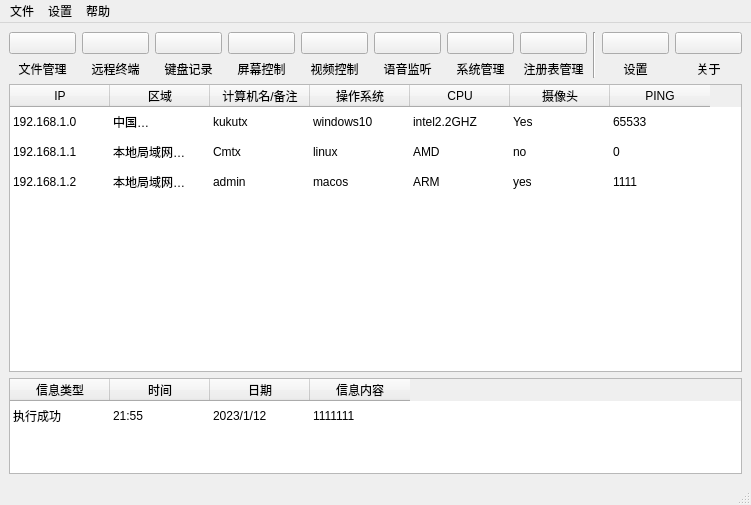
<?xml version="1.0" encoding="UTF-8"?>
<ui version="4.0">
 <class>MainWindow</class>
 <widget class="QMainWindow" name="MainWindow">
  <property name="geometry">
   <rect>
    <x>0</x>
    <y>0</y>
    <width>751</width>
    <height>505</height>
   </rect>
  </property>
  <property name="windowTitle">
   <string>MainWindow</string>
  </property>
  <widget class="QWidget" name="centralWidget">
   <property name="maximumSize">
    <size>
     <width>16777215</width>
     <height>16777215</height>
    </size>
   </property>
   <layout class="QGridLayout" name="gridLayout">
    <item row="0" column="0">
     <layout class="QVBoxLayout" name="totalLayout" stretch="0,3,1">
      <item>
       <layout class="QHBoxLayout" name="toolBarLayout">
        <item>
         <layout class="QVBoxLayout" name="fileManagerLayout" stretch="0,0">
          <item>
           <widget class="ControlToolBar" name="btn_FileManager">
            <property name="text">
             <string/>
            </property>
           </widget>
          </item>
          <item>
           <widget class="QLabel" name="fileManager_label">
            <property name="maximumSize">
             <size>
              <width>16777215</width>
              <height>20</height>
             </size>
            </property>
            <property name="layoutDirection">
             <enum>Qt::LeftToRight</enum>
            </property>
            <property name="text">
             <string>文件管理</string>
            </property>
            <property name="alignment">
             <set>Qt::AlignCenter</set>
            </property>
           </widget>
          </item>
         </layout>
        </item>
        <item>
         <layout class="QVBoxLayout" name="remoteTerminalLayout">
          <item>
           <widget class="ControlToolBar" name="btn_RemoteTerminal">
            <property name="text">
             <string/>
            </property>
           </widget>
          </item>
          <item>
           <widget class="QLabel" name="remoteTerminal_label">
            <property name="maximumSize">
             <size>
              <width>16777215</width>
              <height>20</height>
             </size>
            </property>
            <property name="text">
             <string>远程终端</string>
            </property>
            <property name="alignment">
             <set>Qt::AlignCenter</set>
            </property>
           </widget>
          </item>
         </layout>
        </item>
        <item>
         <layout class="QVBoxLayout" name="keyLoggerLayout">
          <item>
           <widget class="ControlToolBar" name="btn_KeyLogger">
            <property name="text">
             <string/>
            </property>
           </widget>
          </item>
          <item>
           <widget class="QLabel" name="keyLogger_label">
            <property name="maximumSize">
             <size>
              <width>16777215</width>
              <height>20</height>
             </size>
            </property>
            <property name="text">
             <string>键盘记录</string>
            </property>
            <property name="alignment">
             <set>Qt::AlignCenter</set>
            </property>
           </widget>
          </item>
         </layout>
        </item>
        <item>
         <layout class="QVBoxLayout" name="screenControlLayout" stretch="0,0">
          <property name="sizeConstraint">
           <enum>QLayout::SetDefaultConstraint</enum>
          </property>
          <property name="rightMargin">
           <number>0</number>
          </property>
          <item>
           <widget class="ControlToolBar" name="btn_ScreenControl">
            <property name="text">
             <string/>
            </property>
           </widget>
          </item>
          <item>
           <widget class="QLabel" name="screenControl_label">
            <property name="maximumSize">
             <size>
              <width>16777215</width>
              <height>20</height>
             </size>
            </property>
            <property name="text">
             <string>屏幕控制</string>
            </property>
            <property name="alignment">
             <set>Qt::AlignCenter</set>
            </property>
           </widget>
          </item>
         </layout>
        </item>
        <item>
         <layout class="QVBoxLayout" name="videoControlLayout">
          <item>
           <widget class="ControlToolBar" name="btn_VideoControl">
            <property name="text">
             <string/>
            </property>
           </widget>
          </item>
          <item>
           <widget class="QLabel" name="videoControl_label">
            <property name="maximumSize">
             <size>
              <width>16777215</width>
              <height>20</height>
             </size>
            </property>
            <property name="text">
             <string>视频控制</string>
            </property>
            <property name="alignment">
             <set>Qt::AlignCenter</set>
            </property>
           </widget>
          </item>
         </layout>
        </item>
        <item>
         <layout class="QVBoxLayout" name="voiceMonitorLayout">
          <item>
           <widget class="ControlToolBar" name="btn_VoiceMonitor">
            <property name="text">
             <string/>
            </property>
           </widget>
          </item>
          <item>
           <widget class="QLabel" name="voiceManager_label">
            <property name="maximumSize">
             <size>
              <width>16777215</width>
              <height>20</height>
             </size>
            </property>
            <property name="text">
             <string>语音监听</string>
            </property>
            <property name="alignment">
             <set>Qt::AlignCenter</set>
            </property>
           </widget>
          </item>
         </layout>
        </item>
        <item>
         <layout class="QVBoxLayout" name="sysManagerLayout">
          <item>
           <widget class="ControlToolBar" name="btn_SysManager">
            <property name="text">
             <string/>
            </property>
           </widget>
          </item>
          <item>
           <widget class="QLabel" name="sysManager_label">
            <property name="maximumSize">
             <size>
              <width>16777215</width>
              <height>20</height>
             </size>
            </property>
            <property name="text">
             <string>系统管理</string>
            </property>
            <property name="alignment">
             <set>Qt::AlignCenter</set>
            </property>
           </widget>
          </item>
         </layout>
        </item>
        <item>
         <layout class="QVBoxLayout" name="registryManagerLayout">
          <item>
           <widget class="ControlToolBar" name="btn_RegistryManeger">
            <property name="text">
             <string/>
            </property>
           </widget>
          </item>
          <item>
           <widget class="QLabel" name="registryManager_label">
            <property name="maximumSize">
             <size>
              <width>16777215</width>
              <height>20</height>
             </size>
            </property>
            <property name="text">
             <string>注册表管理</string>
            </property>
            <property name="alignment">
             <set>Qt::AlignCenter</set>
            </property>
           </widget>
          </item>
         </layout>
        </item>
        <item>
         <widget class="Line" name="line">
          <property name="orientation">
           <enum>Qt::Vertical</enum>
          </property>
         </widget>
        </item>
        <item>
         <layout class="QVBoxLayout" name="settingLayout">
          <item>
           <widget class="ControlToolBar" name="btn_Setting">
            <property name="text">
             <string/>
            </property>
           </widget>
          </item>
          <item>
           <widget class="QLabel" name="setting_label">
            <property name="maximumSize">
             <size>
              <width>16777215</width>
              <height>20</height>
             </size>
            </property>
            <property name="text">
             <string>设置</string>
            </property>
            <property name="alignment">
             <set>Qt::AlignCenter</set>
            </property>
           </widget>
          </item>
         </layout>
        </item>
        <item>
         <layout class="QVBoxLayout" name="aboutLayout">
          <item>
           <widget class="ControlToolBar" name="btn_About">
            <property name="text">
             <string/>
            </property>
           </widget>
          </item>
          <item>
           <widget class="QLabel" name="about_label">
            <property name="maximumSize">
             <size>
              <width>16777215</width>
              <height>20</height>
             </size>
            </property>
            <property name="text">
             <string>关于</string>
            </property>
            <property name="alignment">
             <set>Qt::AlignCenter</set>
            </property>
           </widget>
          </item>
         </layout>
        </item>
       </layout>
      </item>
      <item>
       <widget class="ControlTableWidget" name="ControlPanel">
        <property name="maximumSize">
         <size>
          <width>16777215</width>
          <height>16777215</height>
         </size>
        </property>
        <property name="styleSheet">
         <string notr="true"/>
        </property>
        <property name="showGrid">
         <bool>false</bool>
        </property>
        <property name="sortingEnabled">
         <bool>true</bool>
        </property>
        <attribute name="verticalHeaderVisible">
         <bool>false</bool>
        </attribute>
        <row>
         <property name="text">
          <string>1</string>
         </property>
        </row>
        <row>
         <property name="text">
          <string>2</string>
         </property>
        </row>
        <row>
         <property name="text">
          <string>3</string>
         </property>
        </row>
        <column>
         <property name="text">
          <string>IP</string>
         </property>
        </column>
        <column>
         <property name="text">
          <string>区域</string>
         </property>
        </column>
        <column>
         <property name="text">
          <string>计算机名/备注</string>
         </property>
        </column>
        <column>
         <property name="text">
          <string>操作系统</string>
         </property>
        </column>
        <column>
         <property name="text">
          <string>CPU</string>
         </property>
        </column>
        <column>
         <property name="text">
          <string>摄像头</string>
         </property>
        </column>
        <column>
         <property name="text">
          <string>PING</string>
         </property>
        </column>
        <item row="0" column="0">
         <property name="text">
          <string>192.168.1.0</string>
         </property>
        </item>
        <item row="0" column="1">
         <property name="text">
          <string>中国2423443424443424</string>
         </property>
        </item>
        <item row="0" column="2">
         <property name="text">
          <string>kukutx</string>
         </property>
        </item>
        <item row="0" column="3">
         <property name="text">
          <string>windows10</string>
         </property>
        </item>
        <item row="0" column="4">
         <property name="text">
          <string>intel2.2GHZ</string>
         </property>
        </item>
        <item row="0" column="5">
         <property name="text">
          <string>Yes</string>
         </property>
        </item>
        <item row="0" column="6">
         <property name="text">
          <string>65533</string>
         </property>
        </item>
        <item row="1" column="0">
         <property name="text">
          <string>192.168.1.1</string>
         </property>
        </item>
        <item row="1" column="1">
         <property name="text">
          <string>本地局域网787878777878787878787878777</string>
         </property>
        </item>
        <item row="1" column="2">
         <property name="text">
          <string>Cmtx</string>
         </property>
        </item>
        <item row="1" column="3">
         <property name="text">
          <string>linux</string>
         </property>
        </item>
        <item row="1" column="4">
         <property name="text">
          <string>AMD</string>
         </property>
        </item>
        <item row="1" column="5">
         <property name="text">
          <string>no</string>
         </property>
        </item>
        <item row="1" column="6">
         <property name="text">
          <string>0</string>
         </property>
        </item>
        <item row="2" column="0">
         <property name="text">
          <string>192.168.1.2</string>
         </property>
        </item>
        <item row="2" column="1">
         <property name="text">
          <string>本地局域网787878777878787878787878777</string>
         </property>
        </item>
        <item row="2" column="2">
         <property name="text">
          <string>admin</string>
         </property>
        </item>
        <item row="2" column="3">
         <property name="text">
          <string>macos</string>
         </property>
        </item>
        <item row="2" column="4">
         <property name="text">
          <string>ARM</string>
         </property>
        </item>
        <item row="2" column="5">
         <property name="text">
          <string>yes</string>
         </property>
        </item>
        <item row="2" column="6">
         <property name="text">
          <string>1111</string>
         </property>
        </item>
       </widget>
      </item>
      <item>
       <widget class="ControlTableWidget" name="LogMessagePanel">
        <property name="sizePolicy">
         <sizepolicy hsizetype="Expanding" vsizetype="Expanding">
          <horstretch>0</horstretch>
          <verstretch>0</verstretch>
         </sizepolicy>
        </property>
        <property name="minimumSize">
         <size>
          <width>0</width>
          <height>90</height>
         </size>
        </property>
        <property name="maximumSize">
         <size>
          <width>16777215</width>
          <height>999999</height>
         </size>
        </property>
        <property name="styleSheet">
         <string notr="true"/>
        </property>
        <property name="showGrid">
         <bool>false</bool>
        </property>
        <property name="sortingEnabled">
         <bool>true</bool>
        </property>
        <attribute name="verticalHeaderVisible">
         <bool>false</bool>
        </attribute>
        <row>
         <property name="text">
          <string>1</string>
         </property>
        </row>
        <column>
         <property name="text">
          <string>信息类型</string>
         </property>
        </column>
        <column>
         <property name="text">
          <string>时间</string>
         </property>
        </column>
        <column>
         <property name="text">
          <string>日期</string>
         </property>
        </column>
        <column>
         <property name="text">
          <string>信息内容</string>
         </property>
        </column>
        <item row="0" column="0">
         <property name="text">
          <string>执行成功</string>
         </property>
        </item>
        <item row="0" column="1">
         <property name="text">
          <string>21:55</string>
         </property>
        </item>
        <item row="0" column="2">
         <property name="text">
          <string>2023/1/12</string>
         </property>
        </item>
        <item row="0" column="3">
         <property name="text">
          <string>1111111</string>
         </property>
        </item>
       </widget>
      </item>
     </layout>
    </item>
   </layout>
  </widget>
  <widget class="QMenuBar" name="menubar">
   <property name="geometry">
    <rect>
     <x>0</x>
     <y>0</y>
     <width>751</width>
     <height>22</height>
    </rect>
   </property>
   <widget class="QMenu" name="settingMenu">
    <property name="title">
     <string>设置</string>
    </property>
    <addaction name="actionSetArg"/>
    <addaction name="actionCrtSrv"/>
   </widget>
   <widget class="QMenu" name="fileMenu">
    <property name="title">
     <string>文件</string>
    </property>
    <addaction name="actionEsc"/>
   </widget>
   <widget class="QMenu" name="aboutMenu">
    <property name="title">
     <string>帮助</string>
    </property>
    <addaction name="actionAbout"/>
   </widget>
   <addaction name="fileMenu"/>
   <addaction name="settingMenu"/>
   <addaction name="aboutMenu"/>
  </widget>
  <widget class="QStatusBar" name="statusbar"/>
  <action name="actionEsc">
   <property name="text">
    <string>退出</string>
   </property>
  </action>
  <action name="actionAbout">
   <property name="text">
    <string>关于</string>
   </property>
  </action>
  <action name="actionSetArg">
   <property name="text">
    <string>参数设置</string>
   </property>
  </action>
  <action name="actionCrtSrv">
   <property name="text">
    <string>生成服务端</string>
   </property>
  </action>
 </widget>
 <customwidgets>
  <customwidget>
   <class>ControlTableWidget</class>
   <extends>QTableWidget</extends>
   <header location="global">ControlTableWidget.h</header>
  </customwidget>
  <customwidget>
   <class>ControlToolBar</class>
   <extends>QPushButton</extends>
   <header location="global">ControlToolBar.h</header>
  </customwidget>
 </customwidgets>
 <resources/>
 <connections/>
</ui>
